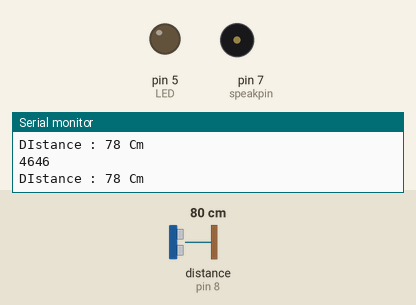
This sketch was run on a simulated Arduino Uno, built with avr-gcc and run on an emulated ATmega328P. Parts: output pins drawn as LEDs (lit = HIGH), buzzer (waves = sounding), the last lines printed to the serial monitor. Wiring (inferred from the names in the program): ultrasonic range finder: trigger pin 9; echo pin 8. The test bench sets the inputs (shaded band); at power-on: distance to the obstacle (sensor on pin 8) 80 cm. The echo pulse lasts 58.3 µs per cm; pins used as bus, display or sensor lines are not drawn.

Above: at 1.2 s.
1.3 s: distance to the obstacle (sensor on pin 8) set to 36 cm
2.8 s: distance to the obstacle (sensor on pin 8) set to 33 cm
At 4.2 s:
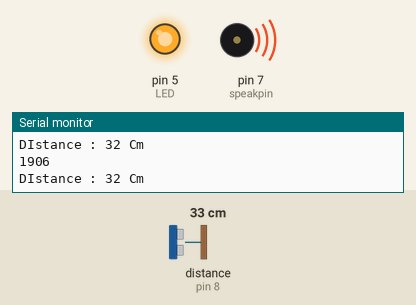
4.5 s: distance to the obstacle (sensor on pin 8) set to 35 cm
At 6.1 s:
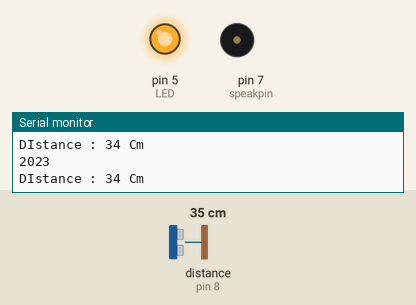
6.4 s: distance to the obstacle (sensor on pin 8) set to 2 cm
At 7.0 s:
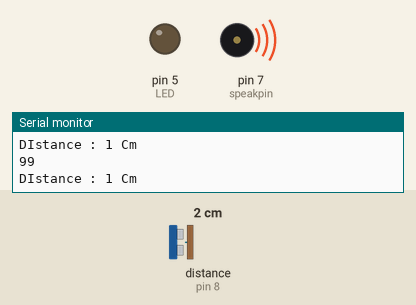
8.1 s: distance to the obstacle (sensor on pin 8) set to 4 cm
9.8 s: distance to the obstacle (sensor on pin 8) set to 7 cm
At 11.3 s:
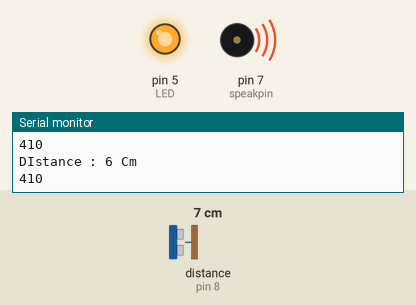
Timing chart, 0 to 12.7 s (numbered marks = the images above; inputs shaded):
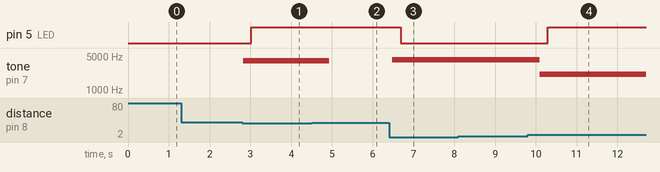

The sketch:

Pinao+LED_Ultrasonic.ino
```cpp
#define TRIG 9 //TRIG 초음파 보냄
#define ECHO 8 //ECHO 초음파 받음
#define speakpin 7
#define LED 5
int note[] = {2093,2349,2637,2793,3136,3520,3951,4186};


void setup() {

  Serial.begin(9600); //PC모니터로 센서값을 확인을 위한 시리얼 통신
  pinMode(TRIG, OUTPUT); //초음파를 보낸다.
  pinMode(ECHO, INPUT);  //초음파를 받는다.

  pinMode(LED,OUTPUT);
}

void loop()
{
  long duration, distance;

  digitalWrite(TRIG, LOW);
  delayMicroseconds(2); //delay보다 짧은 것
  digitalWrite(TRIG, HIGH);
  delayMicroseconds(10);
  digitalWrite(TRIG, LOW);

  duration = pulseIn (ECHO, HIGH); //초음파의 시간
  distance = duration * 17 / 1000; //초음파센서의 거리값 및 계산값 [CM]

  Serial.println(duration);
  Serial.print("\nDIstance : "); //초음파의 시간

  Serial.print(distance);
  Serial.println(" Cm"); //초음파센서의 거리값 및 계산값 [CM]


   if (4 < distance && distance <= 8){
    tone(speakpin,note[0],500);
    delay(200);
    digitalWrite(LED,HIGH);
    delay(100);
  }
     if (8 < distance && distance <= 12){
    tone(speakpin,note[1],500);
    delay(200);
      digitalWrite(LED,LOW);
      delay(100);
  }
     if (12 < distance && distance <= 16){
    tone(speakpin,note[2],500);
    delay(200);
    digitalWrite(LED,HIGH);
      delay(100);
  }
     if (16 < distance && distance <= 20){
    tone(speakpin,note[3],500);
    delay(200);
     digitalWrite(LED,LOW);
      delay(100);
  }
     if (20 < distance && distance <= 24){
    tone(speakpin,note[4],500);
    delay(200);
     digitalWrite(LED,HIGH);
      delay(100);
  }
     if (24 < distance && distance <= 28){
    tone(speakpin,note[5],500);
    delay(200);
     digitalWrite(LED,LOW);
      delay(100);
  }
     if (28 < distance && distance <= 32){
    tone(speakpin,note[6],500);
    delay(200);
     digitalWrite(LED,HIGH);
      delay(100);
  }
     if (0 < distance && distance <= 4){
    tone(speakpin,note[7],500);
    delay(200);
     digitalWrite(LED,LOW);
      delay(100);
  }

  delay(100); //0.1초마다 측정값을 보여줍니다.
}
```

Measured:
- the behaviour switches between 34 and 33 cm on distance to the obstacle (sensor on pin 8) (found by bisection; images 0 and 1)
- the behaviour switches between 5 and 6 cm on distance to the obstacle (sensor on pin 8) (found by bisection; images 3 and 4)
- after the input at 2.8 s, pin 5 (LED): LOW → HIGH after 0.22 s; tone on pin 7 (speakpin): silent → 3951 Hz at once
- after the input at 4.5 s, tone on pin 7 (speakpin): 3951 Hz → silent after 0.43 s
- after the input at 6.4 s, pin 5 (LED): HIGH → LOW after 0.28 s; tone on pin 7 (speakpin): silent → 4186 Hz after 0.08 s
- after the input at 9.8 s, pin 5 (LED): LOW → HIGH after 0.49 s; tone on pin 7 (speakpin): 4186 Hz → 2093 Hz after 0.29 s
